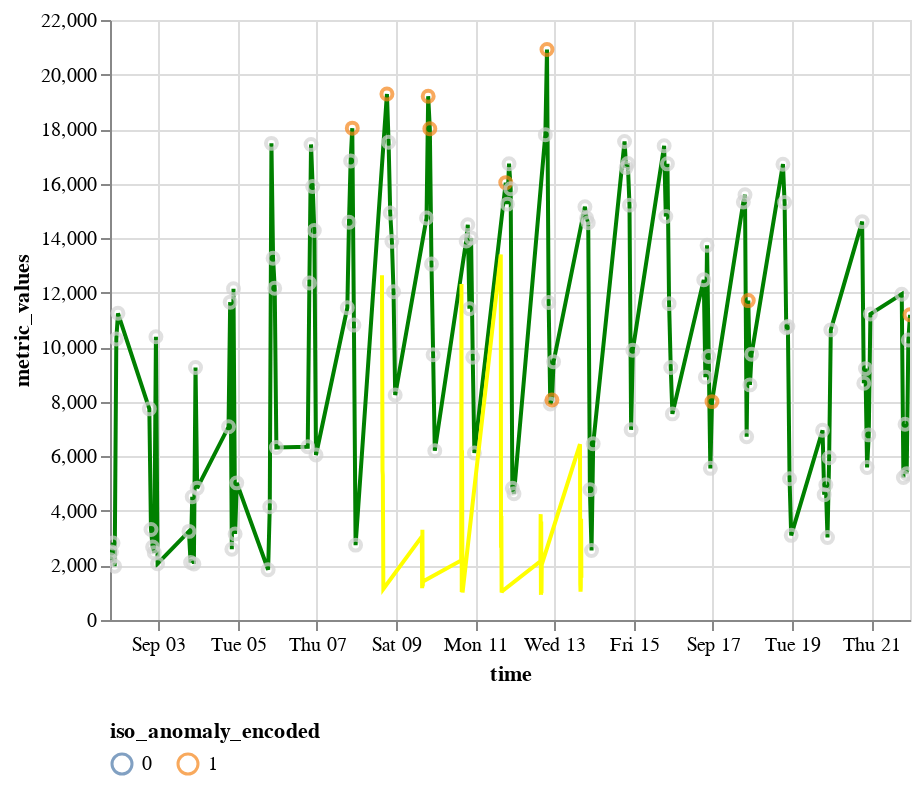

Notebook code for this chart:
### Code cell
import altair as alt

# Create a selection for the cursor
cursor = alt.selection_single(on='mouseover', nearest=True, empty='none')

# Base chart for metric values
base = alt.Chart(result_copy1).mark_line(color='green').encode(
    x='time',
    y='metric_values'
).properties(
    width=400  # Set an explicit width for the base chart
)

# Points for anomalies
points = base.mark_point().encode(
    color=alt.condition(
        alt.datum['iso_anomaly_encoded'] > 0,
        'iso_anomaly_encoded:N',
        alt.value('lightgray')
    ),
    tooltip=['time', 'metric_values', 'iso_anomaly_encoded']
).add_selection(
    cursor
)

# Base chart for metric values
interior_line = alt.Chart(df4_consecutive_36_1).mark_line(color='yellow').encode(
    x='time',
    y='metric_values'
).properties(
    width=400  # Set an explicit width for the base chart
)

# Line for big_interior
#interior_line = alt.Chart(result_copy1).transform_filter(
#    cursor
#).mark_line(color='blue').encode(
#    x='time',
#    y='big_interior:Q',
#    detail='big_interior:N'
#).properties(
#    width=600  # Set width to 1/6th of the base chart
#)

# Combine charts and add legend
chart = (base + points + interior_line).configure_legend(
    orient='bottom'
).interactive()

chart
